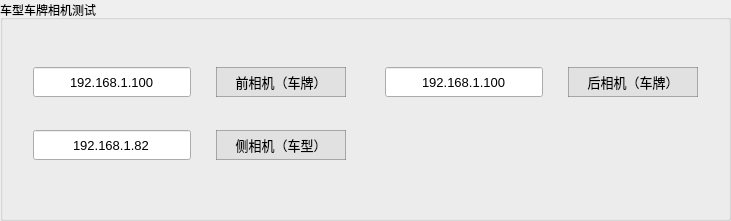
       <widget class="QGroupBox" name="groupBox_12">
        <property name="geometry">
         <rect>
          <x>680</x>
          <y>610</y>
          <width>731</width>
          <height>221</height>
         </rect>
        </property>
        <property name="title">
         <string>车型车牌相机测试</string>
        </property>
        <layout class="QGridLayout" name="gridLayout_12">
         <property name="leftMargin">
          <number>30</number>
         </property>
         <property name="topMargin">
          <number>20</number>
         </property>
         <property name="rightMargin">
          <number>30</number>
         </property>
         <property name="bottomMargin">
          <number>30</number>
         </property>
         <property name="horizontalSpacing">
          <number>39</number>
         </property>
         <item row="1" column="1">
          <layout class="QHBoxLayout" name="horizontalLayout_61">
           <item>
            <layout class="QHBoxLayout" name="horizontalLayout_63">
             <property name="spacing">
              <number>25</number>
             </property>
             <item>
              <widget class="QLineEdit" name="lineEdit_frontCameraA">
               <property name="minimumSize">
                <size>
                 <width>0</width>
                 <height>30</height>
                </size>
               </property>
               <property name="maximumSize">
                <size>
                 <width>16777215</width>
                 <height>16777215</height>
                </size>
               </property>
               <property name="font">
                <font>
                 <pointsize>10</pointsize>
                </font>
               </property>
               <property name="text">
                <string>192.168.1.100</string>
               </property>
               <property name="alignment">
                <set>Qt::AlignCenter</set>
               </property>
              </widget>
             </item>
             <item>
              <widget class="QPushButton" name="button_frontCameraA">
               <property name="minimumSize">
                <size>
                 <width>130</width>
                 <height>30</height>
                </size>
               </property>
               <property name="font">
                <font>
                 <pointsize>10</pointsize>
                </font>
               </property>
               <property name="styleSheet">
                <string notr="true">QPushButton{
	border-style:solid;
	border-width:1px;
	color: rgb(0, 0, 0);
	background-color: rgba(225, 225, 225);
	border-color:rgba(100, 100, 100, 120);
}

QPushButton:hover{
	color:rgba(0,0,0,200);
	background-color:rgb(240, 248, 248);
	border-color: rgb(0, 150, 250);
}

QPushButton:pressed{
	border-style:inset;
	color:rgba(0,0,0,150);
	background-color: rgba(225, 225, 225);
	border-color: rgba(0, 163, 245);
}</string>
               </property>
               <property name="text">
                <string>前相机（车牌）</string>
               </property>
              </widget>
             </item>
            </layout>
           </item>
          </layout>
         </item>
         <item row="2" column="1">
          <layout class="QHBoxLayout" name="horizontalLayout_67">
           <item>
            <layout class="QHBoxLayout" name="horizontalLayout_69">
             <property name="spacing">
              <number>25</number>
             </property>
             <item>
              <widget class="QLineEdit" name="lineEdit_besideCamera">
               <property name="minimumSize">
                <size>
                 <width>0</width>
                 <height>30</height>
                </size>
               </property>
               <property name="maximumSize">
                <size>
                 <width>16777215</width>
                 <height>16777215</height>
                </size>
               </property>
               <property name="font">
                <font>
                 <pointsize>10</pointsize>
                </font>
               </property>
               <property name="text">
                <string>192.168.1.82</string>
               </property>
               <property name="alignment">
                <set>Qt::AlignCenter</set>
               </property>
              </widget>
             </item>
             <item>
              <widget class="QPushButton" name="button_besideCamera">
               <property name="minimumSize">
                <size>
                 <width>130</width>
                 <height>30</height>
                </size>
               </property>
               <property name="font">
                <font>
                 <pointsize>10</pointsize>
                </font>
               </property>
               <property name="styleSheet">
                <string notr="true">QPushButton{
	border-style:solid;
	border-width:1px;
	color: rgb(0, 0, 0);
	background-color: rgba(225, 225, 225);
	border-color:rgba(100, 100, 100, 120);
}

QPushButton:hover{
	color:rgba(0,0,0,200);
	background-color:rgb(240, 248, 248);
	border-color: rgb(0, 150, 250);
}

QPushButton:pressed{
	border-style:inset;
	color:rgba(0,0,0,150);
	background-color: rgba(225, 225, 225);
	border-color: rgba(0, 163, 245);
}</string>
               </property>
               <property name="text">
                <string>侧相机（车型）</string>
               </property>
              </widget>
             </item>
            </layout>
           </item>
          </layout>
         </item>
         <item row="1" column="2">
          <layout class="QHBoxLayout" name="horizontalLayout_64">
           <item>
            <layout class="QHBoxLayout" name="horizontalLayout_66">
             <property name="spacing">
              <number>25</number>
             </property>
             <item>
              <widget class="QLineEdit" name="lineEdit_backCamera">
               <property name="minimumSize">
                <size>
                 <width>0</width>
                 <height>30</height>
                </size>
               </property>
               <property name="maximumSize">
                <size>
                 <width>16777215</width>
                 <height>16777215</height>
                </size>
               </property>
               <property name="font">
                <font>
                 <pointsize>10</pointsize>
                </font>
               </property>
               <property name="text">
                <string>192.168.1.100</string>
               </property>
               <property name="alignment">
                <set>Qt::AlignCenter</set>
               </property>
              </widget>
             </item>
             <item>
              <widget class="QPushButton" name="button_backCamera">
               <property name="minimumSize">
                <size>
                 <width>130</width>
                 <height>30</height>
                </size>
               </property>
               <property name="font">
                <font>
                 <pointsize>10</pointsize>
                </font>
               </property>
               <property name="styleSheet">
                <string notr="true">QPushButton{
	border-style:solid;
	border-width:1px;
	color: rgb(0, 0, 0);
	background-color: rgba(225, 225, 225);
	border-color:rgba(100, 100, 100, 120);
}

QPushButton:hover{
	color:rgba(0,0,0,200);
	background-color:rgb(240, 248, 248);
	border-color: rgb(0, 150, 250);
}

QPushButton:pressed{
	border-style:inset;
	color:rgba(0,0,0,150);
	background-color: rgba(225, 225, 225);
	border-color: rgba(0, 163, 245);
}</string>
               </property>
               <property name="text">
                <string>后相机（车牌）</string>
               </property>
              </widget>
             </item>
            </layout>
           </item>
          </layout>
         </item>
        </layout>
       </widget>
